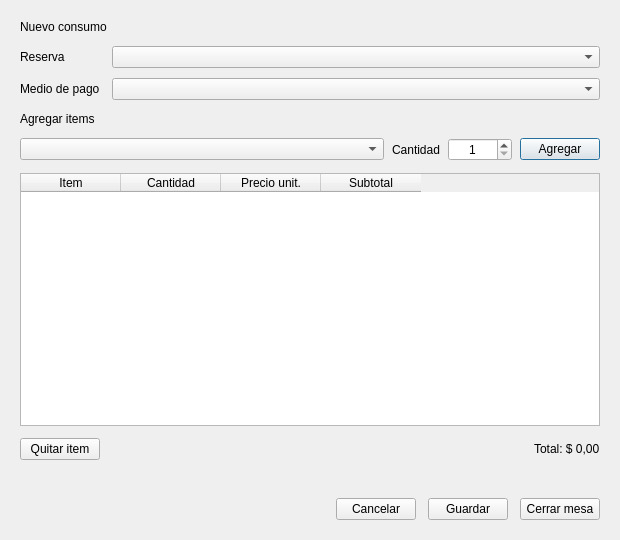
<?xml version="1.0" encoding="UTF-8"?>
<ui version="4.0">
 <class>DialogoConsumo</class>
 <widget class="QDialog" name="DialogoConsumo">
  <property name="geometry">
   <rect>
    <x>0</x>
    <y>0</y>
    <width>620</width>
    <height>540</height>
   </rect>
  </property>
  <property name="windowTitle">
   <string>Nuevo consumo</string>
  </property>
  <property name="modal">
   <bool>true</bool>
  </property>
  <layout class="QVBoxLayout" name="layout_principal">
   <property name="spacing">
    <number>12</number>
   </property>
   <property name="leftMargin">
    <number>20</number>
   </property>
   <property name="topMargin">
    <number>20</number>
   </property>
   <property name="rightMargin">
    <number>20</number>
   </property>
   <property name="bottomMargin">
    <number>20</number>
   </property>
   <item>
    <widget class="QLabel" name="label_titulo">
     <property name="text">
      <string>Nuevo consumo</string>
     </property>
    </widget>
   </item>
   <item>
    <layout class="QFormLayout" name="layout_cabecera">
     <property name="horizontalSpacing">
      <number>12</number>
     </property>
     <property name="verticalSpacing">
      <number>10</number>
     </property>
     <item row="0" column="0">
      <widget class="QLabel" name="label_reserva">
       <property name="text">
        <string>Reserva</string>
       </property>
      </widget>
     </item>
     <item row="0" column="1">
      <widget class="QComboBox" name="comboBox_reserva"/>
     </item>
     <item row="1" column="0">
      <widget class="QLabel" name="label_medio">
       <property name="text">
        <string>Medio de pago</string>
       </property>
      </widget>
     </item>
     <item row="1" column="1">
      <widget class="QComboBox" name="comboBox_medio"/>
     </item>
    </layout>
   </item>
   <item>
    <widget class="QLabel" name="label_agregar">
     <property name="text">
      <string>Agregar items</string>
     </property>
    </widget>
   </item>
   <item>
    <layout class="QHBoxLayout" name="layout_agregar">
     <property name="spacing">
      <number>8</number>
     </property>
     <item>
      <widget class="QComboBox" name="comboBox_item">
       <property name="sizePolicy">
        <sizepolicy hsizetype="Expanding" vsizetype="Fixed">
         <horstretch>1</horstretch>
         <verstretch>0</verstretch>
        </sizepolicy>
       </property>
      </widget>
     </item>
     <item>
      <widget class="QLabel" name="label_cantidad">
       <property name="text">
        <string>Cantidad</string>
       </property>
      </widget>
     </item>
     <item>
      <widget class="QSpinBox" name="spinBox_cantidad">
       <property name="minimumSize">
        <size>
         <width>64</width>
         <height>0</height>
        </size>
       </property>
       <property name="maximumSize">
        <size>
         <width>84</width>
         <height>16777215</height>
        </size>
       </property>
       <property name="alignment">
        <set>Qt::AlignHCenter|Qt::AlignVCenter</set>
       </property>
       <property name="minimum">
        <number>1</number>
       </property>
       <property name="maximum">
        <number>99</number>
       </property>
      </widget>
     </item>
     <item>
      <widget class="QPushButton" name="pushButton_agregar">
       <property name="text">
        <string>Agregar</string>
       </property>
      </widget>
     </item>
    </layout>
   </item>
   <item>
    <widget class="QTableWidget" name="tableWidget_items">
     <property name="alternatingRowColors">
      <bool>true</bool>
     </property>
     <property name="selectionMode">
      <enum>QAbstractItemView::SingleSelection</enum>
     </property>
     <property name="selectionBehavior">
      <enum>QAbstractItemView::SelectRows</enum>
     </property>
     <property name="editTriggers">
      <set>QAbstractItemView::NoEditTriggers</set>
     </property>
     <column>
      <property name="text">
       <string>Item</string>
      </property>
     </column>
     <column>
      <property name="text">
       <string>Cantidad</string>
      </property>
     </column>
     <column>
      <property name="text">
       <string>Precio unit.</string>
      </property>
     </column>
     <column>
      <property name="text">
       <string>Subtotal</string>
      </property>
     </column>
    </widget>
   </item>
   <item>
    <layout class="QHBoxLayout" name="layout_total">
     <item>
      <widget class="QPushButton" name="pushButton_quitar">
       <property name="text">
        <string>Quitar item</string>
       </property>
      </widget>
     </item>
     <item>
      <spacer name="espaciador_total">
       <property name="orientation">
        <enum>Qt::Horizontal</enum>
       </property>
       <property name="sizeHint" stdset="0">
        <size>
         <width>40</width>
         <height>20</height>
        </size>
       </property>
      </spacer>
     </item>
     <item>
      <widget class="QLabel" name="label_total">
       <property name="text">
        <string>Total: $ 0,00</string>
       </property>
      </widget>
     </item>
    </layout>
   </item>
   <item>
    <widget class="QLabel" name="label_error">
     <property name="text">
      <string/>
     </property>
     <property name="wordWrap">
      <bool>true</bool>
     </property>
    </widget>
   </item>
   <item>
    <layout class="QHBoxLayout" name="layout_botones">
     <item>
      <spacer name="espaciador_botones">
       <property name="orientation">
        <enum>Qt::Horizontal</enum>
       </property>
       <property name="sizeHint" stdset="0">
        <size>
         <width>40</width>
         <height>20</height>
        </size>
       </property>
      </spacer>
     </item>
     <item>
      <widget class="QPushButton" name="pushButton_cancelar">
       <property name="text">
        <string>Cancelar</string>
       </property>
      </widget>
     </item>
     <item>
      <widget class="QPushButton" name="pushButton_guardar">
       <property name="text">
        <string>Guardar</string>
       </property>
      </widget>
     </item>
     <item>
      <widget class="QPushButton" name="pushButton_cerrar">
       <property name="text">
        <string>Cerrar mesa</string>
       </property>
      </widget>
     </item>
    </layout>
   </item>
  </layout>
 </widget>
 <resources/>
 <connections/>
</ui>
